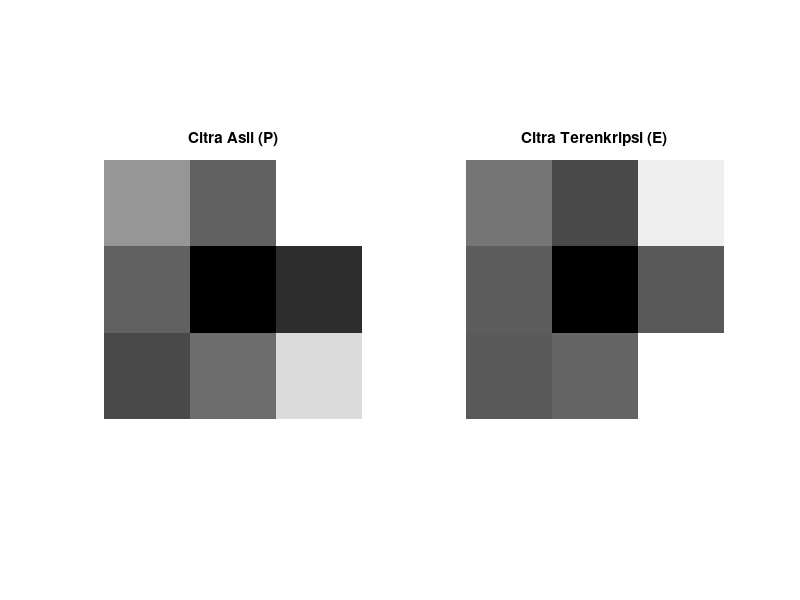

Reproduce this figure in MATLAB.
% =======================================================================
% UTS Matematika Sains Data Semester Genap 2025/2026
% Soal 5 Konvergensi CLV dan Kekontinuan Biaya
%
% Nama : Muhammad Diyar razaqa Aditya
% NIM  : 2510514031
% Parameter: N=31, a=3, b=1, K=5, theta0=95, alpha=0.002
% Tanggal: 2026-04-25
% =======================================================================
% Data
A = [4 1 2; 1 5 1; 1 1 6];
P = [120 81 200; 80 5 41; 61 90 170];

% Enkripsi
E = A * P;

% Visualisasi
figure

subplot(1,2,1)
imshow(P, [])
title('Citra Asli (P)')

subplot(1,2,2)
imshow(E, [])
title('Citra Terenkripsi (E)')
